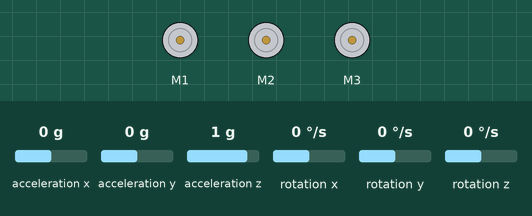
The program below on a simulated Raspberry Pi (BCM pin numbers). Shown: 3 × DC motor (green arrow = forward, orange = backward, longer = faster). The test bench sets the inputs (shaded band); at power-on: acceleration x 0 g, acceleration z 1 g, rotation x 0 °/s, acceleration y 0 g, rotation y 0 °/s, rotation z 0 °/s. What the program prints to the terminal is not drawn.

Above: at 2.3 s.
2.4 s: acceleration x set to -1.4 g
At 5.2 s:
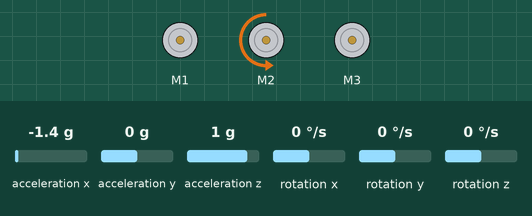
5.4 s: acceleration z set to -0.8 g
8.4 s: rotation x set to 192 °/s
At 11.0 s:
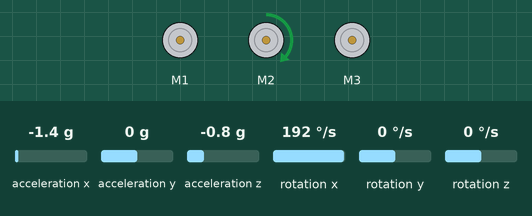
11.4 s: acceleration y set to -1.4 g
At 14.2 s:
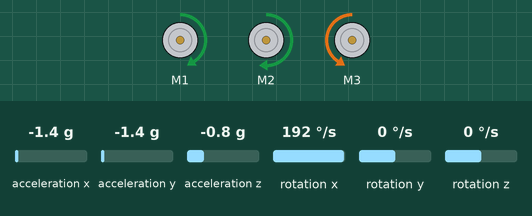
14.4 s: rotation x set to -192 °/s
At 15.9 s:
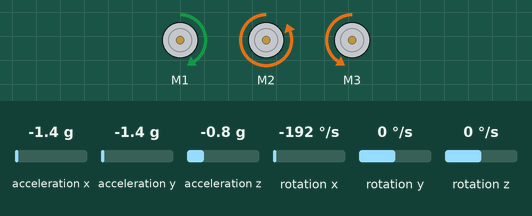
Timing chart, 0 to 17.4 s (numbered marks = the images above; inputs shaded):
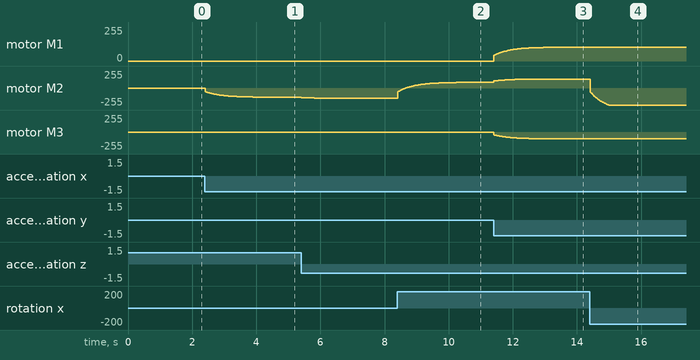

Measured:
- after the input at 2.4 s, motor M2: moves from stopped to backward 138/255 over 2.1 s, starting at once
- after the input at 8.4 s, motor M2: moves from backward 153/255 to forward 86/255 over 2.8 s, starting at once
- after the input at 11.4 s, motor M1: moves from stopped to forward 104/255 over 2.2 s, starting at once; motor M2: moves from forward 86/255 to forward 135/255 over 1.9 s, starting at once; motor M3: moves from stopped to backward 104/255 over 2.2 s, starting at once
- after the input at 14.4 s, motor M2: moves from forward 135/255 to backward 255/255 over 0.58 s, starting at once

The program:

delete.py
```python
import time
import struct
import math
import board
import busio
from adafruit_motorkit import MotorKit
import smbus2

# ──────────────────────────────────────────────
# MPU6050
# ──────────────────────────────────────────────
MPU_ADDR = 0x68
bus = smbus2.SMBus(1)

def mpu_init():
    bus.write_byte_data(MPU_ADDR, 0x6B, 0x00)
    bus.write_byte_data(MPU_ADDR, 0x1B, 0x00)
    bus.write_byte_data(MPU_ADDR, 0x1C, 0x00)

def mpu_read_word(reg):
    high = bus.read_byte_data(MPU_ADDR, reg)
    low = bus.read_byte_data(MPU_ADDR, reg + 1)
    val = (high << 8) | low
    if val >= 0x8000:
        val -= 0x10000
    return val

def mpu_read_accel():
    raw = bus.read_i2c_block_data(MPU_ADDR, 0x3B, 6)
    ax = struct.unpack('>h', bytes(raw[0:2]))[0]
    ay = struct.unpack('>h', bytes(raw[2:4]))[0]
    az = struct.unpack('>h', bytes(raw[4:6]))[0]
    return ax, ay, az

def mpu_read_gyro():
    raw = bus.read_i2c_block_data(MPU_ADDR, 0x43, 6)
    gx = struct.unpack('>h', bytes(raw[0:2]))[0]
    gy = struct.unpack('>h', bytes(raw[2:4]))[0]
    gz = struct.unpack('>h', bytes(raw[4:6]))[0]
    return gx, gy, gz

# ──────────────────────────────────────────────
# Complementary filter
# ──────────────────────────────────────────────
angle_x = 0.0
angle_y = 0.0
alpha = 0.98

def update_angles(dt):
    global angle_x, angle_y
    ax, ay, az = mpu_read_accel()
    gx, gy, gz = mpu_read_gyro()

    accel_x = math.atan2(ay, math.sqrt(ax * ax + az * az)) * 180.0 / math.pi
    accel_y = math.atan2(-ax, math.sqrt(ay * ay + az * az)) * 180.0 / math.pi

    gyro_x = gy / 131.0
    gyro_y = -gx / 131.0

    angle_x = alpha * (angle_x + gyro_x * dt) + (1 - alpha) * accel_x
    angle_y = alpha * (angle_y + gyro_y * dt) + (1 - alpha) * accel_y

    return angle_x, angle_y

# ──────────────────────────────────────────────
# PID + Feedforward
# ──────────────────────────────────────────────
class PID:
    def __init__(self, kp, ki, kd, ff=0.0, output_limit=1.0):
        self.kp = kp
        self.ki = ki
        self.kd = kd
        self.ff = ff
        self.output_limit = output_limit
        self.integral = 0.0
        self.prev_error = 0.0
        self.prev_time = time.monotonic()

    def compute(self, setpoint, measurement):
        now = time.monotonic()
        dt = now - self.prev_time
        if dt <= 0:
            dt = 1e-3
        self.prev_time = now

        error = setpoint - measurement

        self.integral += error * dt
        self.integral = max(-1.0, min(1.0, self.integral))

        derivative = (error - self.prev_error) / dt
        self.prev_error = error

        output = (self.kp * error
                  + self.ki * self.integral
                  + self.kd * derivative
                  + self.ff * setpoint)

        return max(-self.output_limit, min(self.output_limit, output))

    def reset(self):
        self.integral = 0.0
        self.prev_error = 0.0
        self.prev_time = time.monotonic()

# ──────────────────────────────────────────────
# Motor mixing — T shape
#         M1
#         |
#  M0 ---+--- M2
#
# M0/M2 = horizontal bar (roll axis)
# M1    = vertical bar   (pitch axis)
# ──────────────────────────────────────────────
i2c = busio.I2C(board.SCL, board.SDA)
kit = MotorKit(i2c=i2c)

def set_motors(m0, m1, m2):
    kit.motor1.throttle = max(-1.0, min(1.0, m0))
    kit.motor2.throttle = max(-1.0, min(1.0, m1))
    kit.motor3.throttle = max(-1.0, min(1.0, m2))

def motor_mix(pitch_out, roll_out):
    m0 = roll_out
    m1 = pitch_out
    m2 = -roll_out
    set_motors(m0, m1, m2)

# ──────────────────────────────────────────────
# Main loop
# ──────────────────────────────────────────────
def main():
    mpu_init()
    time.sleep(0.1)

    pid_roll = PID(kp=0.010, ki=0.001, kd=0.002, ff=0.005, output_limit=1.0)
    pid_pitch = PID(kp=0.010, ki=0.001, kd=0.002, ff=0.005, output_limit=1.0)

    setpoint_x = 0.0
    setpoint_y = 0.0
    loop_hz = 100
    loop_dt = 1.0 / loop_hz

    print("Ball robot starting — Ctrl+C to stop")
    time.sleep(1.0)

    try:
        while True:
            t0 = time.monotonic()

            roll, pitch = update_angles(loop_dt)

            roll_out = pid_roll.compute(setpoint_x, roll)
            pitch_out = pid_pitch.compute(setpoint_y, pitch)

            motor_mix(pitch_out, roll_out)

            elapsed = time.monotonic() - t0
            sleep_time = loop_dt - elapsed
            if sleep_time > 0:
                time.sleep(sleep_time)

    except KeyboardInterrupt:
        set_motors(0.0, 0.0, 0.0)
        print("\nStopped")

if __name__ == "__main__":
    main()
```
